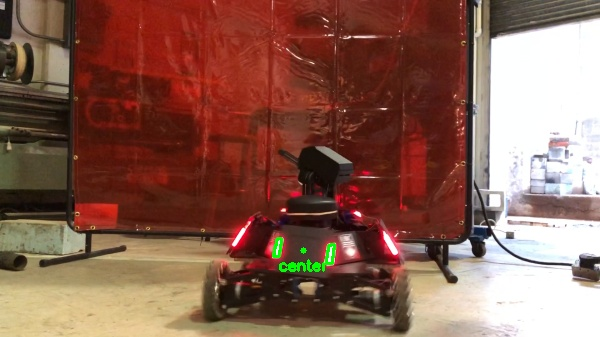
#> input picture target.jpg, 600 x 337 px
$ python detect_colourFilter_image.py --image target.jpg --save out
#> lines starting #> are read from the running program, lines starting #| are printed output that depends on the picture; after the words box and inside, x2 and y2 are one past the last pixel; in counts of white or black regions, pixels touching at a corner belong together; long printed decimals are rounded
### shapeDetector.py
'''
Special thanks to Adrian Rosebrock at pyimagesearch for this module.
https://www.pyimagesearch.com/2016/02/08/opencv-shape-detection/
'''

import cv2

class ShapeDetector:
	def __init__(self):
		pass

	def detect(self, c):
		shape = "unidentified"
		peri = cv2.arcLength(c, True)
		approx = cv2.approxPolyDP(c, 0.04 * peri, True)

		# if the shape is a line, it will have 1 vertice
		if len(approx) == 1:
			shape = "line"

		# if the shape is a triangle, it will have 3 vertices
		if len(approx) == 3:
			shape = "triangle"

		# if the shape has 4 vertices, it is either a square or
		# a rectangle
		elif len(approx) == 4:
			# compute the bounding box of the contour and use the
			# bounding box to compute the aspect ratio
			(x, y, w, h) = cv2.boundingRect(approx)
			ar = w / float(h)

			# a square will have an aspect ratio that is approximately
			# equal to one, otherwise, the shape is a rectangle
			shape = "square" if ar >= 0.95 and ar <= 1.05 else "rectangle"

		# if the shape is a pentagon, it will have 5 vertices
		elif len(approx) == 5:
			shape = "pentagon"

		# otherwise, we assume the shape is a circle
		else:
			shape = "circle"

		# return the name of the shape
		return shape

### detect_colourFilter_image.py

from shapeDetector import ShapeDetector
import numpy as np
import argparse
import imutils
import cv2

# construct the argument parse and parse the arguments
ap = argparse.ArgumentParser()
ap.add_argument("-i", "--image", required=True,
	help="path to the input image")
ap.add_argument("--save", required=True,
	help="Path to saved image directory")
args = vars(ap.parse_args())

def saveToDisk(img, imgName):
	idx = imgName.find('image-')
	if args['image'][len(args['image'])-1] == '/':
		path = args["save"] + imgName[idx:]
	else:
		path = args["save"] + '/' + imgName[idx:]
	cv2.imwrite(path, img)

# load the image and resize it to a smaller factor so that
# the shapes can be approximated better
width = 600  #seems to be optimum for shape detector
image = cv2.imread(args["image"])
#> image is the input picture: shape (337, 600, 3); mean B, G, R 81.7, 95.9, 136.1
image = imutils.resize(image, width=width)

hsv = cv2.cvtColor(image, cv2.COLOR_BGR2HSV)
#> hsv: shape (337, 600, 3); mean H, S, V 23.6, 130.1, 137.4

lower_red = np.array([0,0,240])
upper_red = np.array([50,5,255])

mask = cv2.inRange(hsv, lower_red, upper_red)
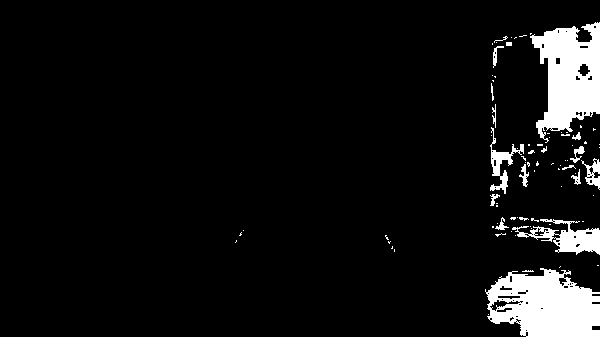
#> mask: shape (337, 600); 6.9% white; 82 white regions (63 under 20 px), largest, box (x1, y1, x2, y2) and area: (485, 268, 600, 337) 5653, (530, 22, 600, 143) 5107, (512, 219, 600, 255) 1306
res = cv2.bitwise_and(image,image, mask=mask)

cv2.imshow("mask", mask)
cv2.waitKey(0)
cv2.imshow("res", res)
cv2.waitKey(0)

gray = cv2.cvtColor(res, cv2.COLOR_BGR2GRAY)
blurred = cv2.GaussianBlur(gray, (5, 5), 0)
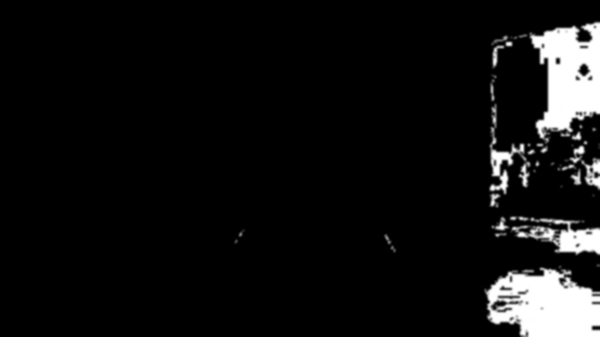
#> blurred: shape (337, 600); min 0, max 255, mean 17.5
thresh = cv2.threshold(blurred, 150, 255, cv2.THRESH_BINARY)[1]
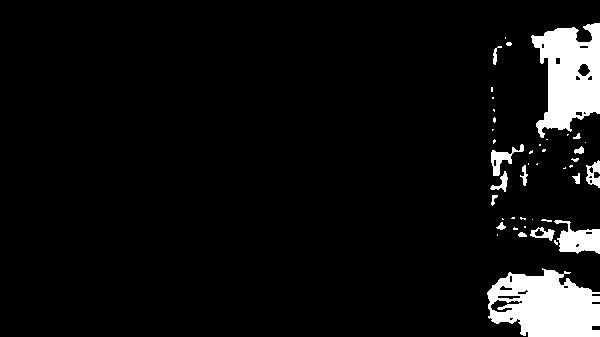
#> thresh: shape (337, 600); 6.4% white; 43 white regions (25 under 20 px)
cv2.imshow("blurred", blurred)
cv2.waitKey(0)

cv2.imshow("thresh", thresh)
cv2.waitKey(0)

# find contours in the thresholded image
cnts = cv2.findContours(thresh.copy(), cv2.RETR_EXTERNAL,
	cv2.CHAIN_APPROX_SIMPLE)
#> cnts = 43 contours, 29 with area under 20; largest, box (x1, y1, x2, y2) and area: (487, 268, 600, 337) 5655, (531, 23, 600, 138) 5008, (554, 220, 600, 254) 852, (491, 144, 524, 176) 302, (586, 160, 600, 188) 210
cnts = imutils.grab_contours(cnts)

# initialize shape detector, quadrilateral count, and list of quadrilateral
# coordinates
sd = ShapeDetector()
quadrilaterals = []

# loop over the contours
for c in cnts:
	# compute the center of the contour, then detect the name of the
	# shape using only the contour
	M = cv2.moments(c)
	if M["m00"] == 0.0:
		cX = int(M["m10"] / 0.00001)
		cY = int(M["m01"] / 0.00001)
	else:
		cX = int(M["m10"] / M["m00"])
		cY = int(M["m01"] / M["m00"])
	shape = sd.detect(c)

	# find rectangular contours,add the center coordinates to list, and
	# increase the quadrilateral count
	#if shape == "rectangle" or shape == "pentagon":
	c = c.astype("float")
	c = c.astype("int")
	cv2.drawContours(image, [c], -1, (0, 255, 0), 2)
	coord = [cX, cY]
	quadrilaterals.append(coord)

	# show the output image
	cv2.imshow("Image", image)
	print(shape)
	cv2.waitKey(0)
#> this loop made 43 passes
#> (cX, cY, shape, peri in detect, approx in detect, x in detect, y in detect, w in detect) on passes 7, 8, 10, 18, 28, 29, 34: (524, 226, 'square', 4, [[524, 226], [524, 227], [525, 227], [525, 226]], 524, 226, 2), (500, 226, 'rectangle', 26.14, [[505, 226], [501, 222], [496, 227], [502, 229]], 496, 222, 10), (546, 220, 'rectangle', 22.24, [[541, 220], [551, 221], [551, 220], [545, 219]], 541, 219, 11), (564, 167, 'rectangle', 5.41, [[565, 167], [564, 168], [563, 168], [565, 168]], 563, 167, 3), (539, 144, 'square', 4, [[539, 144], [539, 145], [540, 145], [540, 144]], 539, 144, 2), (501, 158, 'square', 135, [[522, 144], [510, 154], [492, 150], [493, 175]], 492, 144, 31), (577, 136, 'rectangle', 21.07, [[579, 133], [573, 138], [579, 138], [580, 137]], 573, 133, 8)
#> (c, cX, cY, shape, peri in detect, x in detect, y in detect, w in detect) on pass 14: ([[512, 217], [511, 218], [514, 218], [514, 217]], 512, 217, 'rectangle', 7.41, 511, 217, 4)
#| pentagon
#| circle
#| circle
#| pentagon
#| circle
#| circle
#| square
#| rectangle
#> (further printed lines are left out)
#> pass 1, `cv2.imshow("Image", image)`:
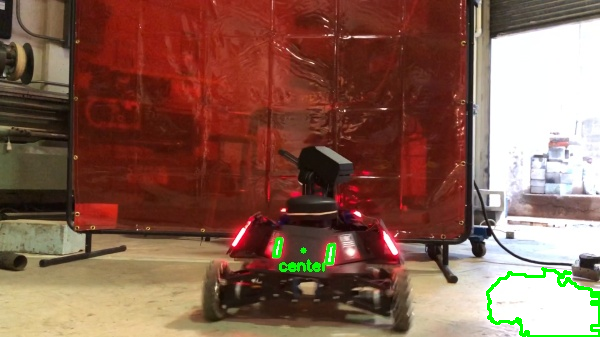
#> window 'Image': shape (337, 600, 3); mean B, G, R 80.2, 95.9, 134.6
#> after the loop:
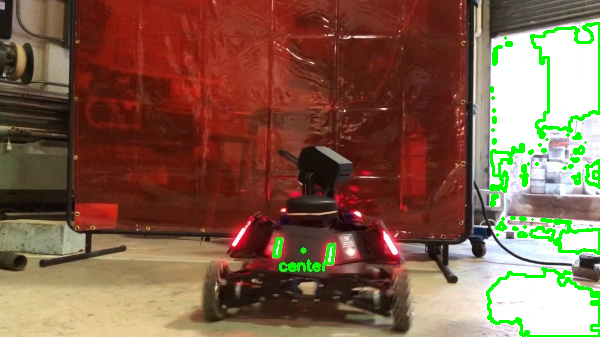
#> image: shape (337, 600, 3); 2.67% of pixels changed, all inside (x1, y1, x2, y2) = (486, 22, 600, 337)
#> after the loop, quadrilaterals = 43 pairs, first value 0 to 592, second value 0 to 305

print("quadrilaterals: " + str(len(quadrilaterals)))
#| quadrilaterals: 43

i = 0
while i < len(quadrilaterals)-1:
	# determine if two *adjacent* quadrilaterals exist with a flat slope between them
	dx = abs(quadrilaterals[i][0] - quadrilaterals[i+1][0])
#> dx = 11
	if dx == 0:
		dx = 0.0001
	print("\ndx: " + str(dx))
#| dx: 11
	dy = abs(quadrilaterals[i][1] - quadrilaterals[i+1][1])
#> dy = 63
	if dy == 0:
		dy = 0.0001
	print("dy: " + str(dy))
#| dy: 63

	slope = float(dy/dx)
#> slope = 5.73
	print("dy/dx: " + str(slope))
#| dy/dx: 5.727
	print("dx/dy: " + str(dx/dy))
#| dx/dy: 0.1746

	# if slope is close to flat, then matching quadrilaterals found
	if slope < 0.3 and dx<1/11*width:
		# average the two quadrilaterals' center coordinates
		targetcX = int((quadrilaterals[i][0] + quadrilaterals[i+1][0]) / 2.0)
		targetcY = int((quadrilaterals[i][1] + quadrilaterals[i+1][1]) / 2.0)
		cv2.circle(image, (targetcX, targetcY), 3, (0, 255, 0), -1)
		cv2.putText(image, "center", (targetcX-25, targetcY+20),
			cv2.FONT_HERSHEY_SIMPLEX, 0.5, (0, 255, 0), 2)
		print('CENTER')
		# show the output image
		cv2.imshow("Image", image)
		cv2.waitKey(0)
		saveToDisk(image, args['image'])
		break

	i+=1
